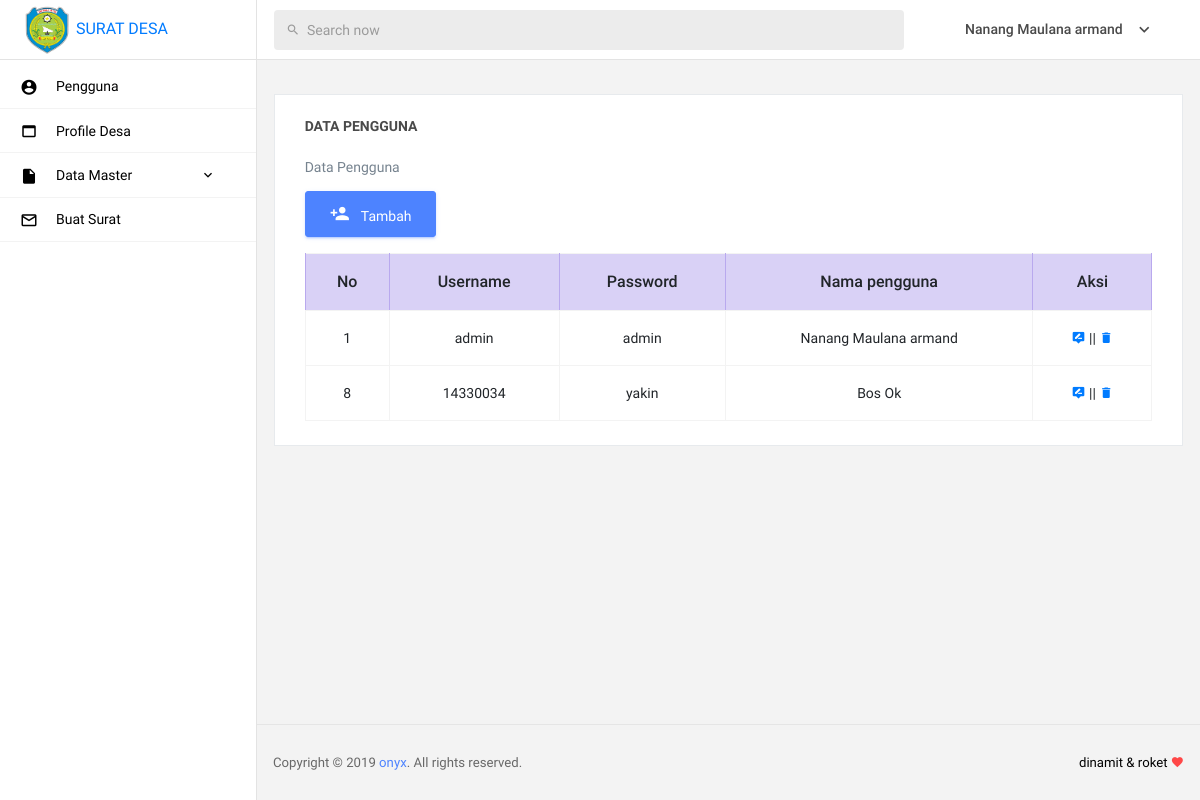
The app's page /home.php?page=pengguna-data (signed in) with its own data.
### tables this page shows
CREATE TABLE `tb_desa` (
  `id_desa` int(11) NOT NULL AUTO_INCREMENT,
  `logo` varchar(255) DEFAULT NULL,
  `nama_desa` varchar(100) DEFAULT NULL,
  `nama_kecamatan` varchar(100) DEFAULT NULL,
  `nama_kabupaten` varchar(100) DEFAULT NULL,
  `alamat_desa` text,
  `keterangan_lain` varchar(100) DEFAULT NULL,
  PRIMARY KEY (`id_desa`)
);

CREATE TABLE `tb_pengguna` (
  `id` int(11) NOT NULL AUTO_INCREMENT,
  `username` varchar(30) NOT NULL,
  `password` varchar(50) NOT NULL,
  `nama` varchar(32) NOT NULL,
  `level` varchar(10) NOT NULL,
  `foto` varchar(120) NOT NULL,
  PRIMARY KEY (`id`)
);

### form/content/pengguna-data.php (the view)
<div class="main-panel">
  <div class="content-wrapper">
    <div class="row">
      <div class="col-12 grid-margin stretch-card">
        <div class="card">
          <div class="card-body">
            <h4 class="card-title">Data Pengguna</h4>
            <p class="card-description">
              Data Pengguna
            </p>
            <a href="home.php?page=pengguna-tambah" class="btn btn-primary btn-icon-text" >
              <i class="mdi mdi-account-plus btn-icon-prepend"></i>
                Tambah
            </a>
            <div class="table-responsive pt-3">
              <table class="table table-bordered">
                <thead>
                  <tr class="table-info">
                    <th style="text-align: center;">No</th>
                    <th style="text-align: center;">Username</th>
                    <th style="text-align: center;">Password</th>
                    <th style="text-align: center;">Nama pengguna</th>
                    <th style="text-align: center;">Aksi</th>
                  </tr>
                </thead>
                <tbody>
                  <?php
                  $pengguna= mysql_query ('
                    SELECT
                      *
                    FROM
                      tb_pengguna
                    ') ;
                  while ($data = mysql_fetch_array ($pengguna)){ ?>
                    <tr>
                      <td style="text-align: center;"><?=$data['id']?></td>
                      <td style="text-align: center;"><?=$data['username']?></td>
                      <td style="text-align: center;"><?=$data['password']?></td>
                      <td style="text-align: center;"><?=$data['nama']?></td>
                      <td style="text-align: center;">
                        <a href="home.php?page=pengguna-edit&id=<?php echo $data['id']?>">
                          <i class="mdi mdi-tooltip-edit btn-icon-prepend"></i>
                        </a>
                        ||
                        <a href="home.php?page=pengguna-hapus&del=<?php echo $data['id']; ?>" onclick="return confirm('Apakah anda yakin ingin menghapus data ini?')">
                          <i class="mdi mdi-delete btn-icon-prepend"></i>
                        </a>
                      </td>
                    </tr>
                  <?php } ?>
                </tbody>
              </table>
            </div>
          </div>
        </div>
      </div>
    </div>
  </div>

### form/pages/header.php (shortened to what this page needs)
<!DOCTYPE html>
<html lang="en">
  <?php
   if(@$_SESSION['admin']) {
    $userlogin = @$_SESSION['admin'];
  } else {
   header("location: login.php");
 }
 $sql = mysql_query("SELECT * FROM tb_pengguna where id = '$userlogin'") or die(mysql_error());
 $data = mysql_fetch_array($sql);
 $logo =mysql_query("SELECT * FROM tb_desa");
 $log = mysql_fetch_array($logo);
 ?>
 <head>
  <link rel="stylesheet" href="assets/vendors/mdi/css/materialdesignicons.min.css">
  <link rel="stylesheet" href="assets/vendors/base/vendor.bundle.base.css">
  <link rel="stylesheet" href="assets/vendors/datatables.net-bs4/dataTables.bootstrap4.css">
  <link rel="stylesheet" href="assets/css/style.css">
  <link rel="stylesheet" href="https://ajax.googleapis.com/ajax/libs/jqueryui/1.12.1/themes/smoothness/jquery-ui.css">
  <link rel="stylesheet" href="https://cdnjs.cloudflare.com/ajax/libs/chosen/1.8.7/chosen.min.css">
</head>
<body>
  <div class="container-scroller">
    <nav class="navbar col-lg-12 col-12 p-0 fixed-top d-flex flex-row">
      <div class="navbar-brand-wrapper d-flex justify-content-center">
        <div class="navbar-brand-inner-wrapper d-flex justify-content-between align-items-center w-100">
          <a href="home.php?page=pengguna-data"><img src="assets/images/logo/<?=$log['logo']?>" alt="logo" width="50" height="50"/> SURAT DESA</a>
        </div>
      </div>
      <div class="navbar-menu-wrapper d-flex align-items-center justify-content-end">
        <ul class="navbar-nav mr-lg-4 w-100">
          <li class="nav-item nav-search d-none d-lg-block w-100">
            <div class="input-group">
              <div class="input-group-prepend">
                <span class="input-group-text" id="search">
                  <i class="mdi mdi-magnify"></i>
                </span>
              </div>
              <input type="text" class="form-control" placeholder="Search now" aria-label="search" aria-describedby="search">
            </div>
          </li>
        </ul>
        <ul class="navbar-nav navbar-nav-right">
          <li class="nav-item nav-profile dropdown">
            <a class="nav-link dropdown-toggle" href="#" data-toggle="dropdown" id="profileDropdown">
              <span class="nav-profile-name"><?php echo $data['nama']?></span>
            </a>
          </li>
        </ul>
      </div>
    </nav>

### records on screen
tb_desa: logo (picture)
tb_pengguna: nama "Nanang Maulana armand", id "1", username "admin", password "admin"
tb_pengguna: id "8", username "14330034", password "yakin", nama "Bos Ok"
